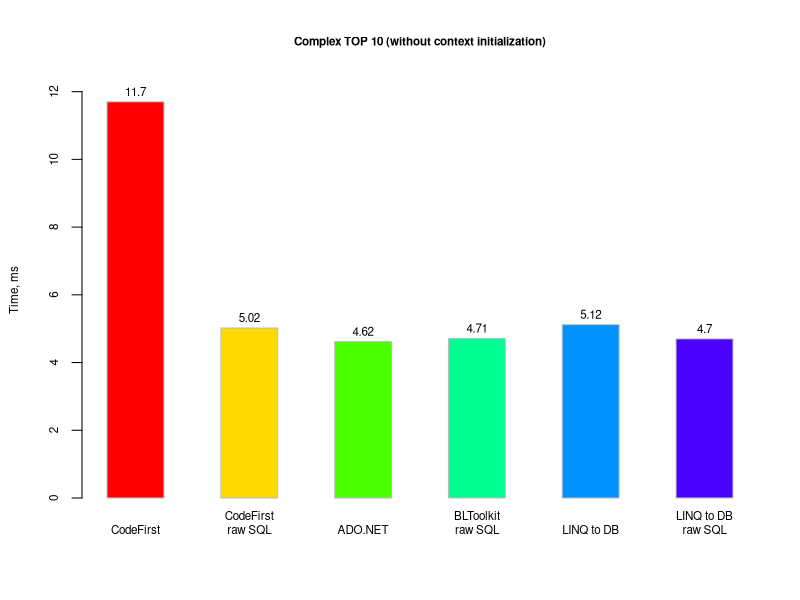

Write the R code that produced this figure.
mydata <- data.frame(
    row.names=c("CodeFirst","CodeFirst\nraw SQL","ADO.NET","BLToolkit\nraw SQL","LINQ to DB","LINQ to DB\nraw SQL"),
    Values=c(11.7, 5.02, 4.62, 4.71, 5.12, 4.70))
    
dev.new(width=6, height=5)

plot_top = max(mydata$Values)*1.05

x <- barplot(t(as.matrix(mydata)),
    main="Complex TOP 10 (without context initialization)", ylab="Time, ms", beside=TRUE,
    col=rainbow(7), border="grey",
    ylim=c(0, plot_top),
    cex.axis=0.7, cex.lab=0.7, cex.main=0.7, cex.names=0.7)

text(x, mydata$Values+plot_top/40, labels=round(mydata$Values, 2), col="black", cex=0.7)
